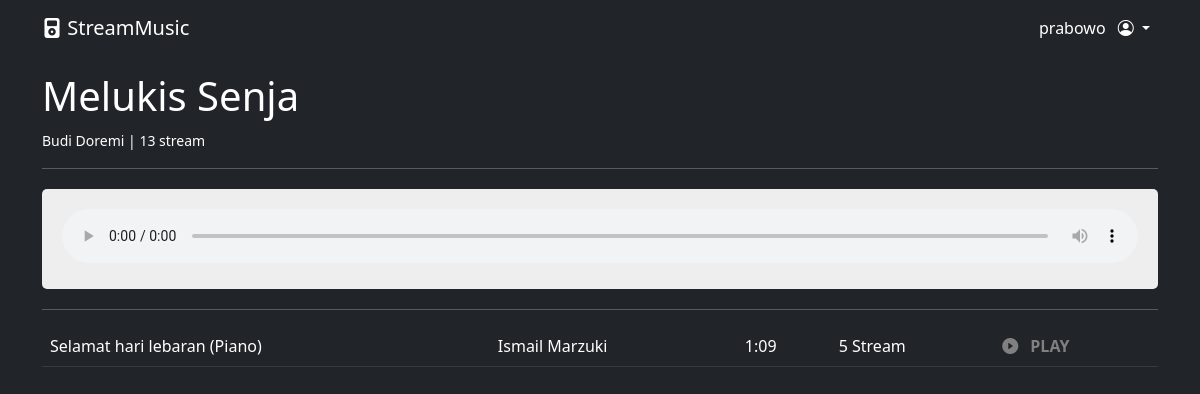
Page /play.php?id=2 (signed in) on the committed database.
### tables this page shows
CREATE TABLE `tb_musik` (
  `id_musik` int(11) NOT NULL,
  `file` varchar(128) NOT NULL,
  `judul` varchar(128) NOT NULL,
  `artist` varchar(50) NOT NULL,
  `durasi` varchar(10) NOT NULL,
  `stream` bigint(20) NOT NULL,
  `date_upload` int(11) NOT NULL
);

### play.php (the view, shortened to what this page needs)
<?php
require 'connection.php';
$id_musik = $_GET['id'];
$query = mysqli_query($conn, "SELECT * FROM tb_musik WHERE id_musik = $id_musik");
$lagu = mysqli_fetch_assoc($query);
$query_musik = mysqli_query($conn, "SELECT * FROM tb_musik WHERE id_musik <> $id_musik");
require 'layout/header.php';
?>
<h1><?= $lagu['judul'] ?></h1>
<small><?= $lagu['artist'] ?> | <?= $lagu['stream'] ?> stream</small>
<hr>
<div class="container-audio">
    <audio controls loop autoplay>
        <source src="./musik/<?= $lagu['file'] ?>" type="audio/mpeg">
    </audio>
</div>
<hr>
<table class="table table-hover table-dark">
    <tbody>
        <?php
        while ($result = mysqli_fetch_assoc($query_musik)) : ?>
            <tr>
                <td><?= $result['judul'] ?></td>
                <td><?= $result['artist'] ?></td>
                <td><?= $result['durasi'] ?></td>
                <td><?= $result['stream'] ?> Stream</td>
                <th><a href="play.php?id=<?= $result['id_musik'] ?>" class="play"><i class="bi bi-play-circle-fill me-2"></i> PLAY</a></th>
            </tr>
        <?php endwhile; ?>
    </tbody>
</table>
<?php require 'layout/footer.php'; ?>

### play.php (style rules this page uses)
.container-audio { width: 100%; height: auto; padding: 20px; border-radius: 5px; background-color: #eee; color: #444; margin: 20px auto; overflow: hidden; }
audio { width: 100%; }
.play { text-decoration: none; color: grey; }

### rows in the picture
tb_musik: judul "Melukis Senja", artist "Budi Doremi", stream "13"
tb_musik: judul "Selamat hari lebaran (Piano)", artist "Ismail Marzuki", durasi "1:09", stream "5"

### other values in the picture
$_SESSION['nama'] "prabowo"
